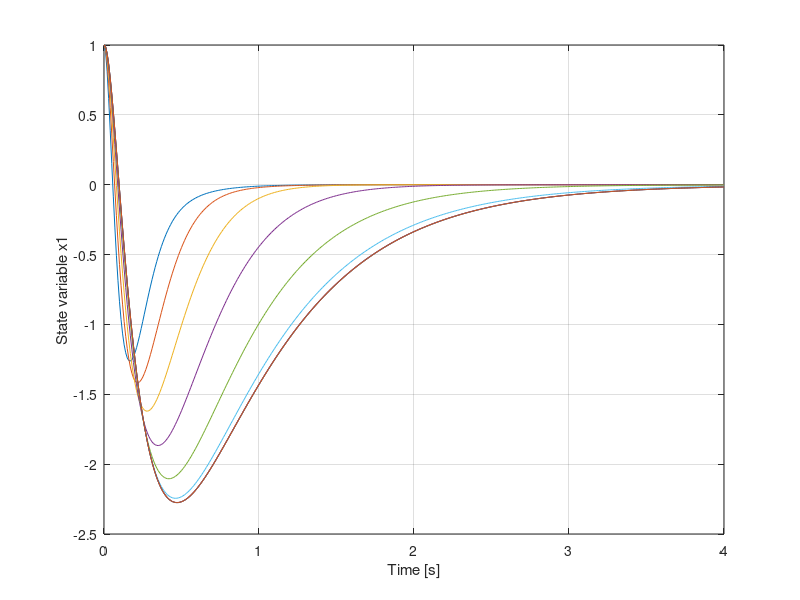
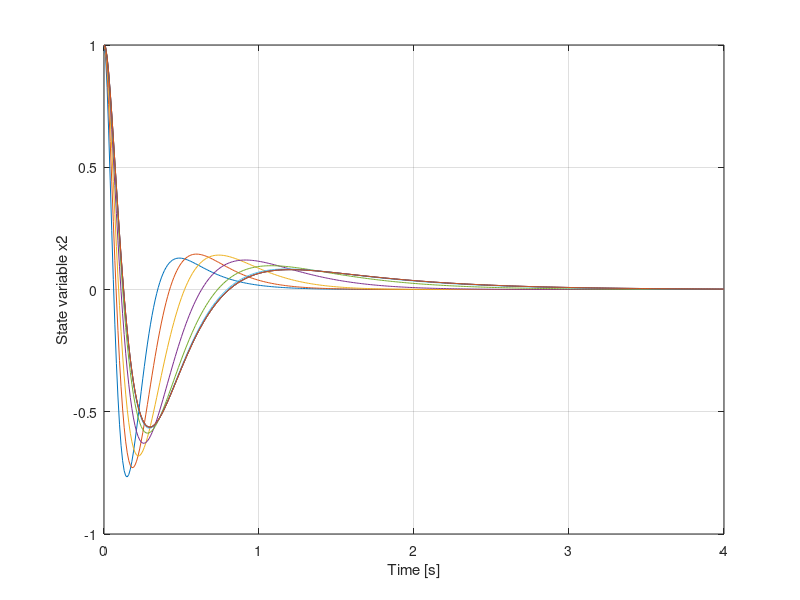
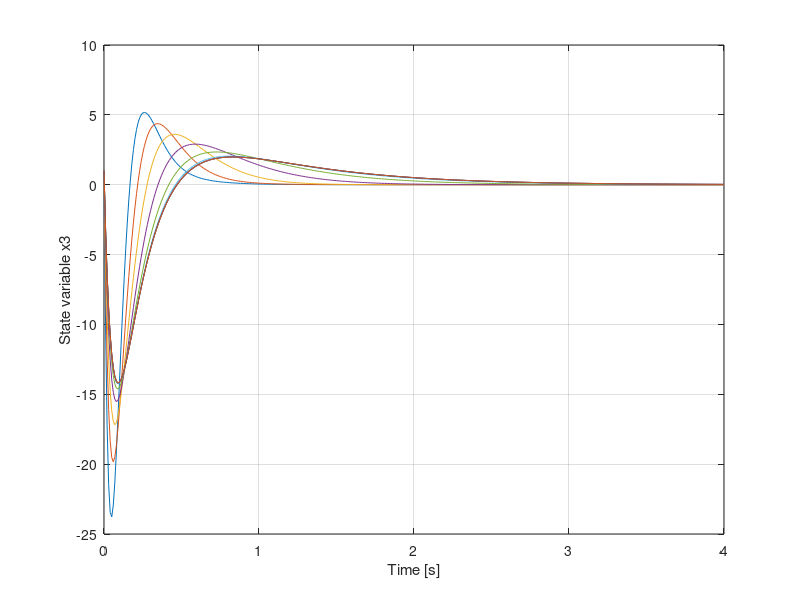
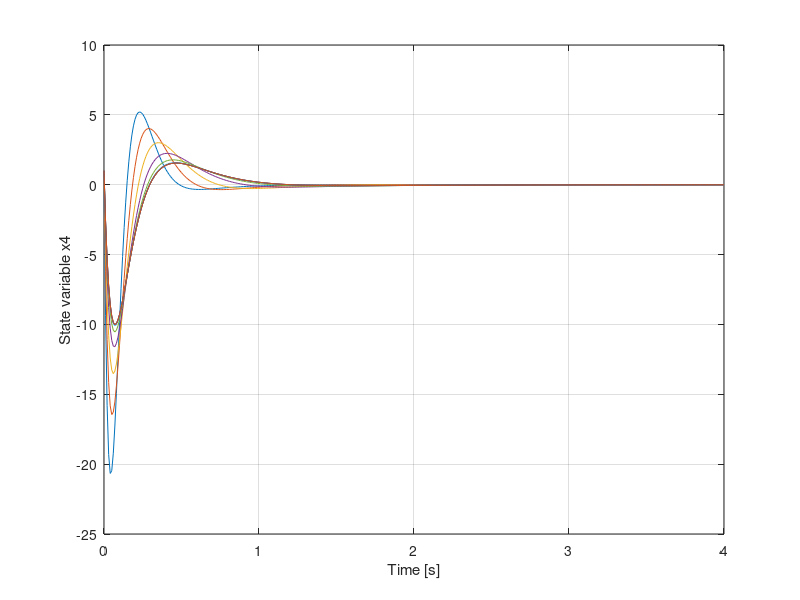

MATLAB code for these plots, in order:
% Optimal LQ RL Inverted Pendulum on a Cart Demo
clear all
% Data Input: State Space Matrices
A=[0 0 1 0; 0 0 0 1; 0 40.2 -14.53 0; 0 82.56 -15.77 0];
B=[0;0;27.28;26.74];
C=[1 0 0 0;0 1 0 0];
D=[0;0];
x0=[1;1;1;1];% assumed initial condition
% LQ Optimal Control
R1=[10 0 0 0; 0 1 0 0; 0 0 0 0; 0 0 0 0];
R2=20;
% Controllability and Observability Tests
CO=ctrb(A,B); rankCO=rank(CO) 
% Forms the controllability matrix and finds the rank of   
% the controllability matrix.
% The rank is equal to n (system order)implies 
% the system is controllable.
OM=obsv(A,R1); rOM=rank(OM) 
% Rank equal to n implies observability.
% Note that the same rank is obtained by using obsv(A,Chol(R1)).
% Direct Solution of the Optimal LQ Problem
[Fopt,P]=lqr(A,B,R1,R2);
Jopt=0.5*x0'*P*x0
% Reinforcement Learning Solution of the Optimal LQ Problem
ev=eig(A);
% Since one eigenvalue is in the right half plane, need to 
% find F0 that stabilizes the  system. To find such a F0, 
% we can  use the MATLAB function place that finds the 
% feedback matrix that places the closed-loop matrix A-B*F0
% eigenvalues in the desired locations; 
% We can have complex conjugate eigenvalues
lambda_desired=[-5; -10; -20+j*15; -20-j*15]; 
F0=place(A,B,lambda_desired);
% Check eigenvalues of (A-B*F0)
evF0=eig(A-B*F0);
% Vaisbod-Milstein-Kleinman Reinforcer
R2I=inv(R2);
S=B*R2I*B'
Fi=F0
time=0:0.01:4;
for i=1:9
    Pi=lyap((A-B*Fi)',R1+Fi'*R2*Fi);
    Ji(i)=0.5*x0'*Pi*x0;
    Fi=R2I*B'*Pi;
    for j=1:1:401;
    x(:,j)=expm((A-B*Fi)*time(j))*x0;
    u(:,j)=-Fi*x(:,j);
    H(i)=trace(A'*Pi+Pi*A+R1-Pi*S*Pi)
    end
    % Presentation of the obtained results
    figure (1)
    plot(time,x(1,:)); hold on
    xlabel('Time [s]');ylabel('State variable x1'); grid
    figure (2)
    plot(time,x(2,:)); hold on
    xlabel('Time [s]');ylabel('State variable x2'); grid 
    figure (3)
    plot(time,x(3,:)); hold on
    xlabel('Time [s]');ylabel('State variable x3'); grid
    figure (4)
    plot(time,x(4,:)); hold on
    xlabel('Time [s]');ylabel('State variable x4'); grid
    figure (5)
    plot(time,u); hold on
    xlabel('Time [s]');ylabel('Control input u'); grid
end
% Approximate optimal performance presentation
figure (6)
i=1:1:9
plot(i,Ji,'*')
grid; xlabel('Iteration number'); ylabel('Approximate optimal performance')
% It is nicer to present the changes of Ji in a table
% i=1, Ji=886.8558; i=2, Ji=520.0401; i=3, Ji=348.9477; i=4, Ji = 265.5725; 
% i=5, Ji=226.3736; i=6, Ji=211.8111; i=7, Ji=209.2012; i=8, Ji = 209.1143;
% i=9, Ji=209.1142=Jopt; i=10, Ji = 209.1142
